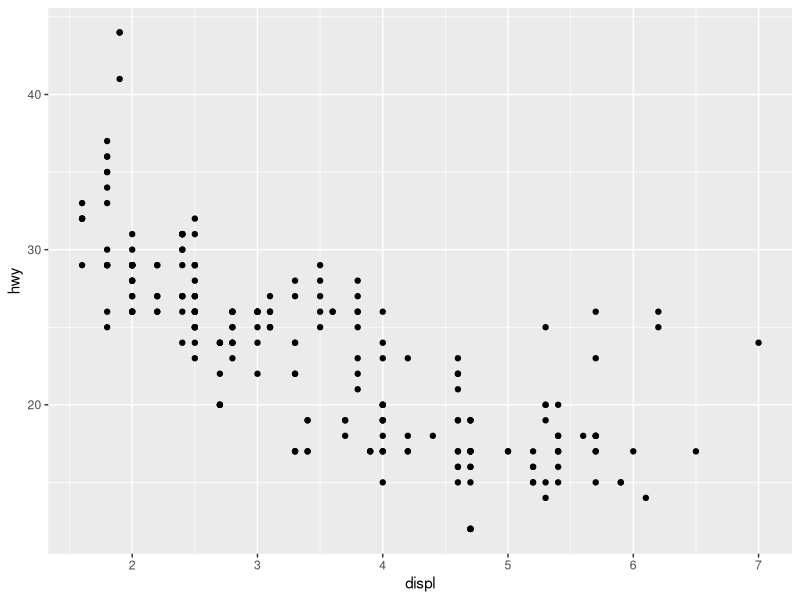
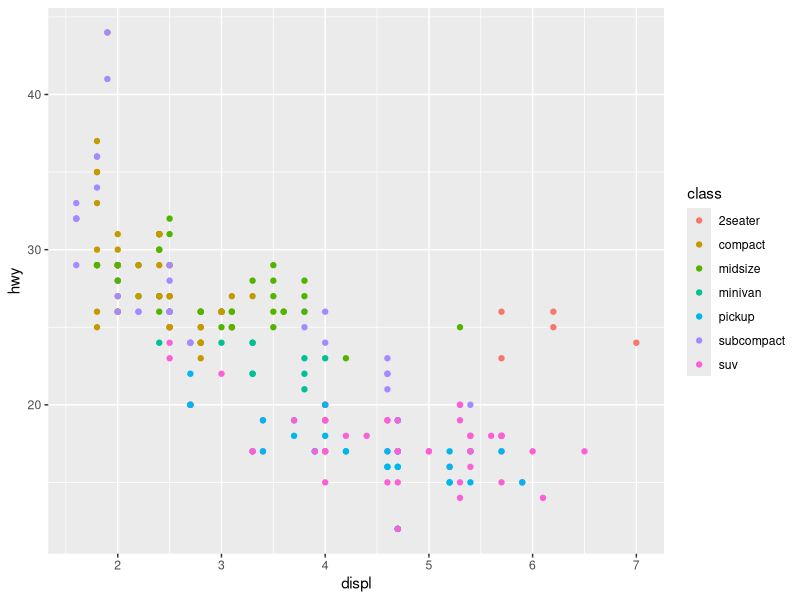
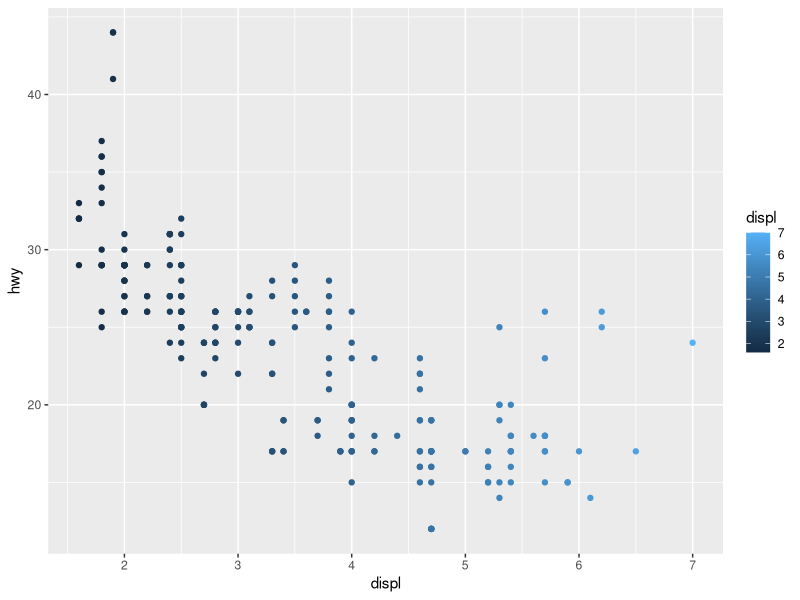
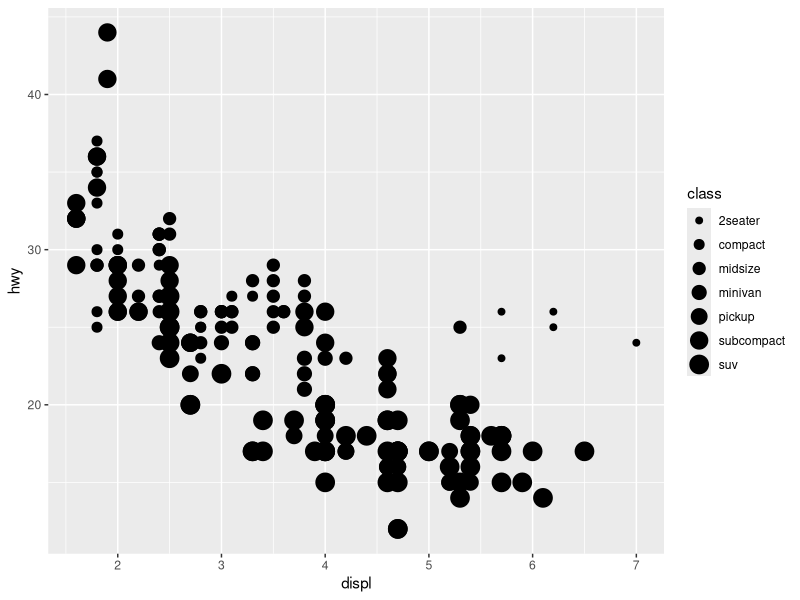
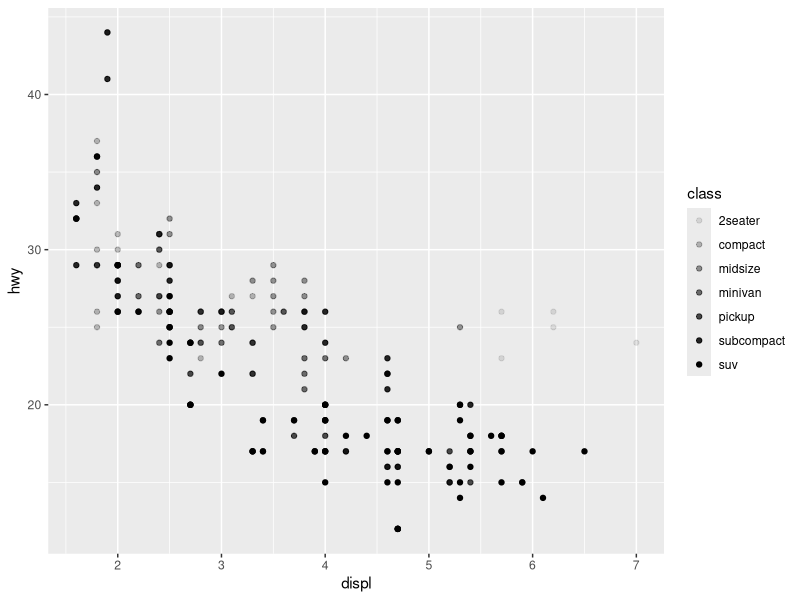
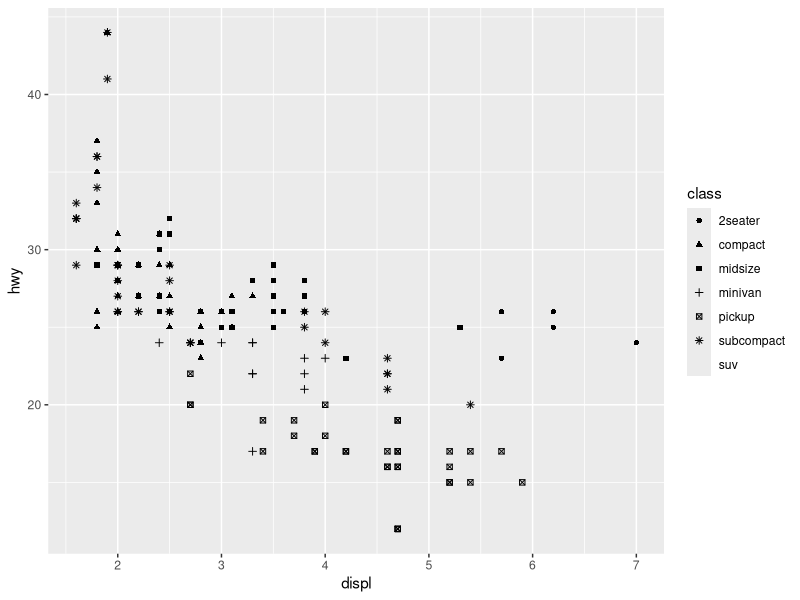
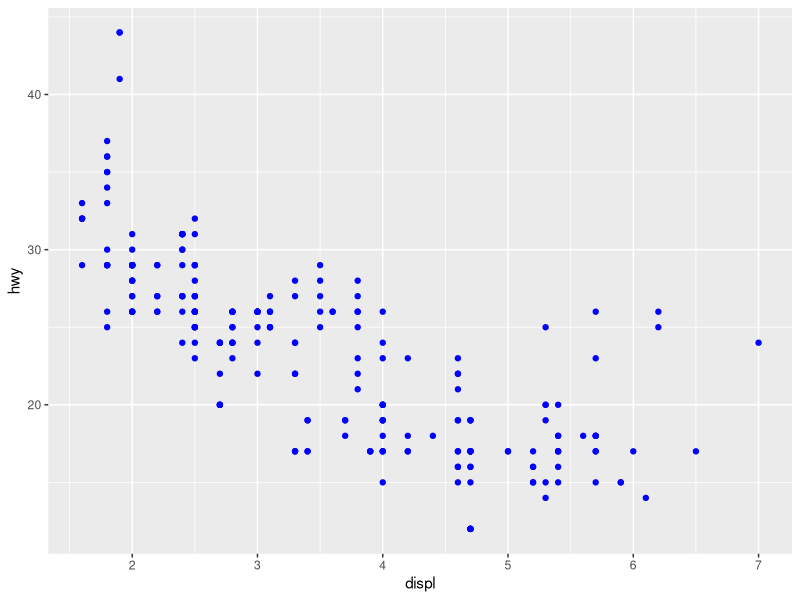
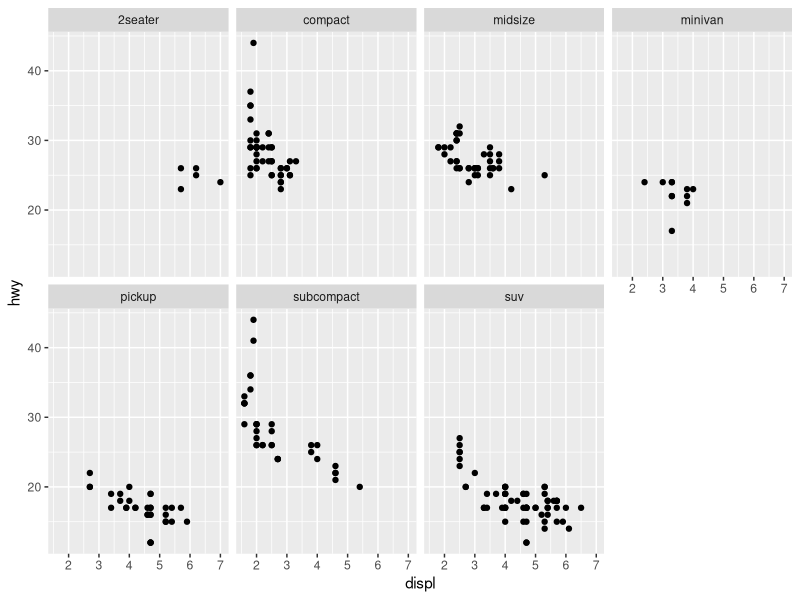

Write R code to recreate these figures, in order.
## ---- chunk 1
knitr::opts_chunk$set(echo = TRUE, fig.width = 7)
## ---- chunk 2
library(tidyverse)
## ---- chunk 3
ggplot(data = mpg) +
  geom_point(mapping = aes(x = displ, y = hwy))
## ---- chunk 4
ggplot(data = mpg) + 
    geom_point(mapping = aes(x = displ, y = hwy, color = class))
## ---- chunk 5
ggplot(data = mpg) + 
    geom_point(mapping = aes(x = displ, y = hwy, color = displ))
## ---- chunk 6
ggplot(data = mpg) +
  geom_point(mapping = aes(x = displ, y = hwy, size = class))
## ---- chunk 7
ggplot(data = mpg) +
  geom_point(mapping = aes(x = displ, y = hwy, alpha = class))
## ---- chunk 8
ggplot(data = mpg) +
  geom_point(mapping = aes(x = displ, y = hwy, shape = class)) 
## ---- chunk 9
ggplot(data = mpg) +
  geom_point(mapping = aes(x = displ, y = hwy), color = "blue")
## ---- chunk 10
ggplot(data = mpg) +
  geom_point(mapping = aes(x = displ, y = hwy)) +
  facet_wrap(~ class, nrow = 2)
## ---- chunk 11
ggplot(data = mpg) +
  geom_point(mapping = aes(x = displ, y = hwy)) +
  facet_grid(drv ~ cyl)
## ---- chunk 12
ggplot(data = mpg) +
  geom_point(mapping = aes(x = displ, y = hwy)) +
  facet_grid(drv ~ .)
## ---- chunk 13
ggplot(data = mpg) +
  geom_point(mapping = aes(x = displ, y = hwy))
## ---- chunk 14
ggplot(data = mpg) +
  geom_smooth(mapping = aes(x = displ, y = hwy))
## ---- chunk 15
ggplot(data = mpg) +
  geom_point(mapping = aes(x = displ, y = hwy)) +
  geom_smooth(mapping = aes(x = displ, y = hwy)) 
## ---- chunk 16
ggplot(data = mpg, mapping = aes(x = displ, y = hwy)) +
  geom_point() +
  geom_smooth()
## ---- chunk 17
ggplot(data = mpg, mapping = aes(x = displ, y = hwy)) +
  geom_point(mapping = aes(color = class)) +
  geom_smooth()
## ---- chunk 18
ggplot(data = mpg, mapping = aes(x = displ, y = hwy)) +
  geom_point(mapping = aes(color = class)) +
  geom_smooth(data = filter(mpg, class == "subcompact"), se = FALSE)
## ---- chunk 19
ggplot(data = diamonds) +
  geom_bar(mapping = aes(x = cut))
## ---- chunk 20
ggplot(data = diamonds) +
  stat_summary(
    mapping = aes(x = cut, y = depth),
    fun.ymin = min,
    fun.ymax = max,
    fun.y = median
  )
## ---- chunk 21
ggplot(data = diamonds) +
  geom_bar(mapping = aes(x = cut, color = cut))
## ---- chunk 22
ggplot(data = diamonds) +
  geom_bar(mapping = aes(x = cut, fill = clarity))
## ---- chunk 23
ggplot(data = diamonds) +
  geom_bar(mapping = aes(x = cut, fill = clarity))
## ---- chunk 24
ggplot(data = diamonds, mapping = aes(x = cut, fill = clarity)) +
  geom_bar(alpha = 1/5, position = "identity")
## ---- chunk 25
ggplot(data = diamonds) +
  geom_bar(mapping = aes(x = cut, fill = clarity), position = "fill")
## ---- chunk 26
ggplot(data = diamonds) +
  geom_bar(mapping = aes(x = cut, fill = clarity), position = "dodge")
## ---- chunk 27
ggplot(data = mpg) +
  geom_point(mapping = aes(x = displ, y = hwy), position = "jitter")
## ---- chunk 28
ggplot(data = mpg) +
  geom_point(mapping = aes(x = displ, y = hwy), alpha = 1/3)
## ---- chunk 29
ggplot(data = mpg, mapping = aes(x = class, y = hwy)) +
  geom_boxplot() +
  coord_flip()
